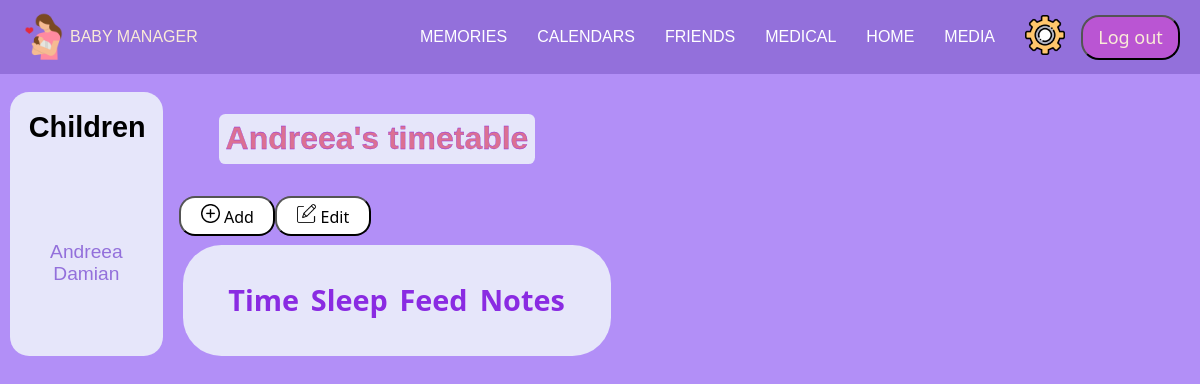
Before: /Calendars/Calendars-child.php?id=1 (signed in) with the older database file.
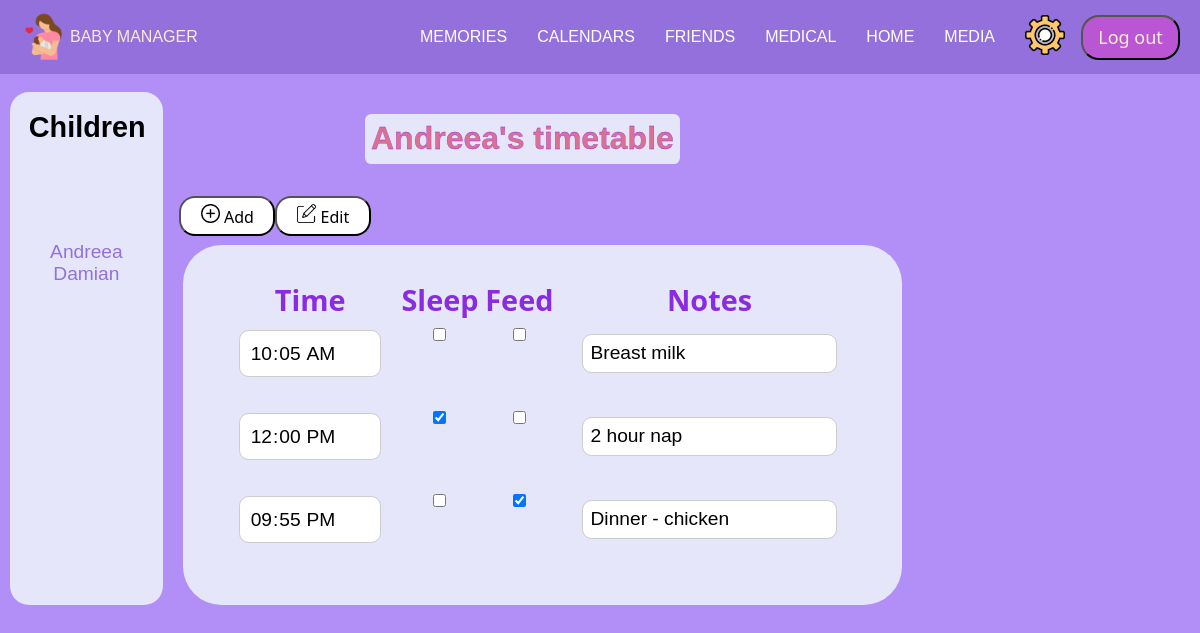
After: the same page with the newer database file.
### tables this page shows
CREATE TABLE `child` (
  `id` int(11) NOT NULL,
  `id_parent` int(11) NOT NULL,
  `firstname` varchar(200) NOT NULL,
  `lastname` varchar(200) NOT NULL,
  `birthday` date NOT NULL,
  `gender` varchar(50) NOT NULL
);

CREATE TABLE `calendar` (
  `id` int(11) NOT NULL,
  `id_user` int(11) NOT NULL,
  `id_child` int(11) NOT NULL,
  `time` time NOT NULL,
  `sleep` tinyint(1) DEFAULT NULL,
  `feed` tinyint(1) DEFAULT NULL,
  `notes` varchar(100) NOT NULL
);

### Calendars/Calendars-child.php (the view, shortened to what this page needs)
<?php
    require "../config.php";
    $user_id = $_SESSION["id"];
    $id_child = $_GET['id'];
    $sql= mysqli_query($mysql, "SELECT * FROM calendar where id_user='$user_id' and id_child='$id_child' ORDER BY time");
    $sql_name = mysqli_query($mysql, "SELECT * FROM child where id='$id_child'");
?>
<!DOCTYPE html>
<html lang="en-US">
<head>
    <link href="admin-topbar.css" rel="stylesheet" />
    <link href="Style-calendars-child.css" rel="stylesheet" />
    <link rel="stylesheet" href="https://cdnjs.cloudflare.com/ajax/libs/font-awesome/6.0.0-beta2/css/all.min.css" />
</head>
<body>
    <?php require "../login-topbar.php"; ?>
        <div class="page">
            <?php require "leftbar-calendars.php"; ?>
            <div class="container">
                <?php
                    $row = mysqli_fetch_assoc($sql_name);
                    $name = $row['firstname'];
                ?>
                <h1> <?php echo $name; ?>'s timetable</h1>
                <div class="buttons">
                        <a href="Add-calendars.php?id=<?php echo $id_child; ?>">
                            <button>
                                <img src="../Photos/Add.png" alt="add">
                                Add
                            </button>
                        </a>
                        <a href="Edit-calendars.php?id=<?php echo $id_child; ?>">
                            <button>
                                <img src="../Photos/Edit.png" alt="edit">
                                Edit
                            </button>
                        </a>
                </div>
                <form id="table-calender" method="post"  action="">
                    <table>
                        <div class="labels">
                            <tr>
                                <th><label for="time">Time</label></th>
                                <th><label for="Sleep">Sleep</label></th>
                                <th><label for="Feed">Feed</label></th>
                                <th><label for="notes">Notes</label></th>
                            </tr>
                        </div>
                        <?php
                            while ($row = mysqli_fetch_assoc($sql)) {
                        ?>
                        <tr>
                            <div class="valori">
                                <div class="time-inp">
                                    <td><input type="time" value="<?php echo $row['time']; ?>" id="time" name="time" readonly></td>
                                </div>
                                <div class="sleep-chk">
                                    <?php
                                        if($row['sleep'] == 1)
                                        {
                                    ?>
                                        <td><input type="checkbox" id="sleep" name="sleep" onclick="return false;"  checked></td>
                                    <?php
                                        } else {
                                    ?>
                                        <td><input type="checkbox" id="sleep" name="sleep" onclick="return false;" ></td>
                                    <?php
                                        }
                                    ?>
                                </div>
                                <div class="feed-chk">
                                    <?php
                                        if($row['feed'] == 1)
                                        {
                                    ?>
                                        <td><input type="checkbox" id="feed" name="feed" onclick="return false;" checked></td>
                                    <?php
                                        } else {
                                    ?>
                                        <td><input type="checkbox" id="feed" name="feed" onclick="return false;"></td>
                                    <?php
                                        }
                                    ?>
                                </div>
                                <div class="note-in">
                                    <td><input type="text" id="note" name="note" value="<?php echo $row['notes']; ?>" readonly></td>
                                </div>
                            </div>
                        </tr>
                        <?php
                            }
                        ?>
                    </table>
                </form>
            </div>
        </div>
</body>
</html>

### login-topbar.php (shortened to what this page needs)
<head>
    <link href="../admin-topbar.css" rel="stylesheet" />
    <link rel="stylesheet" href="https://cdnjs.cloudflare.com/ajax/libs/font-awesome/6.0.0-beta2/css/all.min.css" /></head>
</head>
<header>
        <nav>
            <ul class='nav-bar'>
                <div class='logo'>
                        <img src='../photos/Baby manager.png'/>
                        <span class='logo-name'>BABY MANAGER</span>
                  </div>
                <span class="menu">
                    <li><a href="../Memories/Memories.php">Memories</a></li>
                    <li><a href="../Calendars/Calendars.php">Calendars</a></li>
                    <li><a href="../Friends/friends.php">Friends</a></li>
                    <li><a href="../Medical.html">Medical</a></li>
                    <li><a href="../Welcome-logged-in.php">Home</a></li>
                    <li><a href="../media.html">Media</a></li>
                    <li class='settings'>
                        <a href='../Settings/settings.php'>
                            <img src='../Photos/settings.png'/>
                        </a>
                    </li>
                    <a href="../Welcome.html" >
                    <button class="logout"> Log out </button></a>
                </span>
            </ul>
        </nav>
        </header>

### Calendars/leftbar-calendars.php
<?php
    $user_id = $_SESSION["id"];
    $sql2= mysqli_query($mysql, "SELECT * FROM child where id_parent='$user_id'");
?>
<div class="leftbar">
    <h2>Children</h2>
    <ul class="choose-child">
        <?php
            while ($row = mysqli_fetch_assoc($sql2)) {
                $child_name = $row['firstname'];
                $child_id = $row['id'];
        ?>
            <li> <a href="Calendars-child.php?id=<?php echo $child_id; ?>" class="child"> <?php echo $child_name; ?> </a> </li>
        <?php
            }
        ?>
    </ul>
 </div>

### admin-topbar.css (style rules this page uses)
* { box-sizing: border-box; margin: 0; padding: 0; }
body { font-family: "Poppins", sans-serif; --color1: #FFF ; --color2: mediumpurple; }
.nav-bar { width: 100%; display: flex; justify-content: space-between; align-items: center; list-style: none; position: relative; background-color: var(--color2); padding: 12px 20px; }
.logo { display: flex; color: antiquewhite; flex-direction: row; }
.logo img { width: 50px; }
.logo-name { display: flex; justify-content: center; align-items: center; }
.settings img { width:40px; margin-right: 1em; }
.menu { display: flex; align-items: center; }
.menu li { padding-left: 30px; }
.menu li a { display: inline-block; text-decoration: none; color: var(--color1); text-align: center; transition: 0.15s ease-in-out; position: relative; text-transform: uppercase; }
.menu li a::after { content: ""; position: absolute; bottom: 0; left: 0; width: 0; height: 1px; background-color: var(--color1); transition: 0.15s ease-in-out; }
.logout { align-self: center; font-size: large; font-family: 'Segoe UI', Tahoma, Geneva, Verdana, sans-serif; color:antiquewhite; background-color:mediumorchid; border-radius:1.0em; height: 2.5em; width: 5.5em; }

### Calendars/Style-calendars-child.css (style rules this page uses)
body { background-color: #B28FF7; }
.page { display: flex; flex-direction: row; margin-top: .5em; }
.container { display: flex; flex-direction: column; }
#table-calender { margin-left: 20px; margin-right: 20px; font-size: 1.2em; display: flex; flex-direction: column; margin-top: .5em; background-color: lavender; border-radius: 2em; padding: 2em; width: 100%; }
#table-calender label { font-size: 1.5em; line-height: 1em; margin-bottom: 1em; font-family: 'Segoe UI', Tahoma, Geneva, Verdana, sans-serif; color:blueviolet; justify-content: space-around; }
.time-inp, .sleep-chk, .feed-chk, .note-in { display: flex; flex-direction: column; align-items: center; }
.valori, .labels { display: flex; flex-direction: row; justify-content: center; }
table td { padding: 10px; text-align: center; }
input[type="time"] { font-family: 'Lucida Sans', 'Lucida Sans Regular', 'Lucida Grande', 'Lucida Sans Unicode', Geneva, Verdana, sans-serif; font-size: 1em; line-height: 1em; padding: .5em; border-radius: 0.5em; border: 1px solid #ccc; margin-bottom: .5em; }
input[type="text"] { font-family: 'Lucida Sans', 'Lucida Sans Regular', 'Lucida Grande', 'Lucida Sans Unicode', Geneva, Verdana, sans-serif; font-size: 1em; line-height: 1em; padding: .4em; border-radius: 0.5em; border: 1px solid #ccc; margin-bottom: .5em; width: 500px; }
.buttons button { font-size: medium; font-family: 'Segoe UI', Tahoma, Geneva, Verdana, sans-serif; background: white; border-radius: 1em; height: 2.5em; width: 6em; align-items: center; }
.buttons { display: flex; flex-direction: row; margin-left: 1em; }
.buttons button img { width: 1.2em; }
input[type="checkbox"] { font-family: 'Lucida Sans', 'Lucida Sans Regular', 'Lucida Grande', 'Lucida Sans Unicode', Geneva, Verdana, sans-serif; font-size: 5em; line-height: 5em; padding: .5em; border-radius: 0.5em; border: 1px solid #ccc; margin-bottom: .5em; vertical-align: middle; }
.leftbar { font-family: 'Lucida Sans', 'Lucida Sans Regular', 'Lucida Grande', 'Lucida Sans Unicode', Geneva, Verdana, sans-serif; background-color: lavender; display: flex; flex-direction: column; width: 8em; padding: 1em; margin-top: .5em; margin-left: .5em; font-size: larger; border-radius: 1em; }
.leftbar h2 { border-radius: .2em; margin-bottom: 2em; }
.choose-child { list-style-type: none; display: flex; flex-direction: column; align-items: center; position: relative; margin-top: 40px; }
.choose-child .child { text-decoration: none; color: mediumpurple; }
h1 { font-size: xx-large; color: palevioletred; flex-direction: row; font-family: 'Lucida Sans', 'Lucida Sans Regular', 'Lucida Grande', 'Lucida Sans Unicode', Geneva, Verdana, sans-serif; margin-bottom: 1em; margin-top: 1em; align-self:center; background-color: lavender; border-radius: .2em; padding: .2em; -webkit-text-stroke: .3px blueviolet; }
@media (max-width:1220px) { input[type="text"] { width: 90%; } }

Changed rows visible on the page:
added calendar: time "10:05:00", note "Breast milk"
added calendar: time "12:00:00", note "2 hour nap"
added calendar: time "21:55:00", note "Dinner - chicken"
